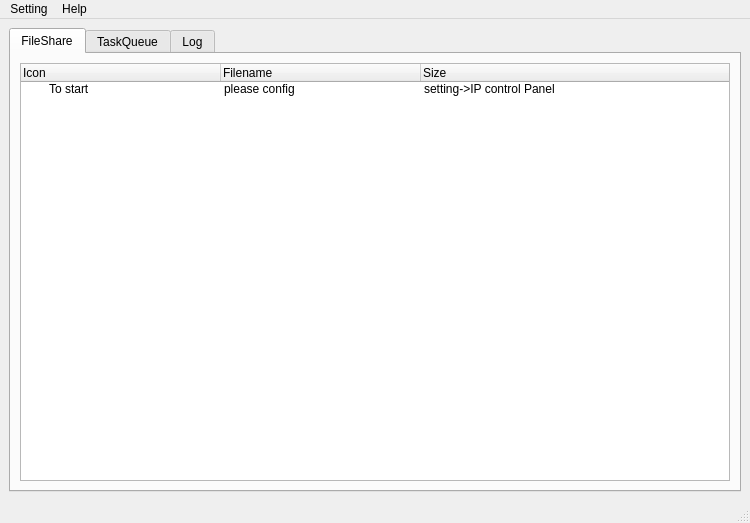
<?xml version="1.0" encoding="UTF-8"?>
<ui version="4.0">
 <class>MainWindow</class>
 <widget class="QMainWindow" name="MainWindow">
  <property name="geometry">
   <rect>
    <x>0</x>
    <y>0</y>
    <width>750</width>
    <height>523</height>
   </rect>
  </property>
  <property name="windowTitle">
   <string>MainWindow</string>
  </property>
  <widget class="QWidget" name="centralwidget">
   <layout class="QVBoxLayout" name="verticalLayout">
    <item>
     <widget class="QTabWidget" name="tabWidget_contentShow">
      <property name="maximumSize">
       <size>
        <width>2000</width>
        <height>2000</height>
       </size>
      </property>
      <property name="currentIndex">
       <number>0</number>
      </property>
      <widget class="QWidget" name="Tab_FileShare">
       <attribute name="title">
        <string>FileShare</string>
       </attribute>
       <layout class="QVBoxLayout" name="verticalLayout_5">
        <item>
         <widget class="QTreeWidget" name="Filelist">
          <property name="indentation">
           <number>25</number>
          </property>
          <property name="wordWrap">
           <bool>false</bool>
          </property>
          <attribute name="headerDefaultSectionSize">
           <number>200</number>
          </attribute>
          <column>
           <property name="text">
            <string>Icon</string>
           </property>
          </column>
          <column>
           <property name="text">
            <string>Filename</string>
           </property>
          </column>
          <column>
           <property name="text">
            <string>Size</string>
           </property>
          </column>
          <item>
           <property name="text">
            <string>To start</string>
           </property>
           <property name="text">
            <string>please config </string>
           </property>
           <property name="text">
            <string>setting-&gt;IP control Panel</string>
           </property>
          </item>
         </widget>
        </item>
       </layout>
      </widget>
      <widget class="QWidget" name="Tab_TaskQueue">
       <attribute name="title">
        <string>TaskQueue</string>
       </attribute>
       <layout class="QVBoxLayout" name="verticalLayout_6">
        <item>
         <layout class="QVBoxLayout" name="TaskQueue"/>
        </item>
       </layout>
      </widget>
      <widget class="QWidget" name="Tab_log">
       <attribute name="title">
        <string>Log</string>
       </attribute>
       <layout class="QVBoxLayout" name="verticalLayout_2">
        <item>
         <widget class="QTextBrowser" name="textBrowser_log">
          <property name="minimumSize">
           <size>
            <width>700</width>
            <height>221</height>
           </size>
          </property>
          <property name="maximumSize">
           <size>
            <width>1200</width>
            <height>500</height>
           </size>
          </property>
          <property name="html">
           <string>&lt;!DOCTYPE HTML PUBLIC &quot;-//W3C//DTD HTML 4.0//EN&quot; &quot;http://www.w3.org/TR/REC-html40/strict.dtd&quot;&gt;
&lt;html&gt;&lt;head&gt;&lt;meta name=&quot;qrichtext&quot; content=&quot;1&quot; /&gt;&lt;meta charset=&quot;utf-8&quot; /&gt;&lt;style type=&quot;text/css&quot;&gt;
p, li { white-space: pre-wrap; }
hr { height: 1px; border-width: 0; }
li.unchecked::marker { content: &quot;\2610&quot;; }
li.checked::marker { content: &quot;\2612&quot;; }
&lt;/style&gt;&lt;/head&gt;&lt;body style=&quot; font-family:'Microsoft YaHei UI'; font-size:9pt; font-weight:400; font-style:normal;&quot; bgcolor=&quot;#000000&quot;&gt;
&lt;p style=&quot; margin-top:0px; margin-bottom:0px; margin-left:0px; margin-right:0px; -qt-block-indent:0; text-indent:0px;&quot;&gt;&lt;span style=&quot; color:#ffffff;&quot;&gt;console Information...&lt;/span&gt;&lt;/p&gt;&lt;/body&gt;&lt;/html&gt;</string>
          </property>
         </widget>
        </item>
       </layout>
      </widget>
     </widget>
    </item>
   </layout>
  </widget>
  <widget class="QMenuBar" name="menubar">
   <property name="geometry">
    <rect>
     <x>0</x>
     <y>0</y>
     <width>750</width>
     <height>26</height>
    </rect>
   </property>
   <widget class="QMenu" name="menuSetting">
    <property name="title">
     <string>Setting</string>
    </property>
    <addaction name="IP_controlPanel"/>
   </widget>
   <widget class="QMenu" name="menuHelp">
    <property name="title">
     <string>Help</string>
    </property>
    <addaction name="About"/>
   </widget>
   <addaction name="menuSetting"/>
   <addaction name="menuHelp"/>
  </widget>
  <widget class="QStatusBar" name="statusbar"/>
  <action name="About">
   <property name="text">
    <string>About</string>
   </property>
  </action>
  <action name="IP_controlPanel">
   <property name="text">
    <string>IP控制台</string>
   </property>
  </action>
 </widget>
 <resources/>
 <connections/>
</ui>
